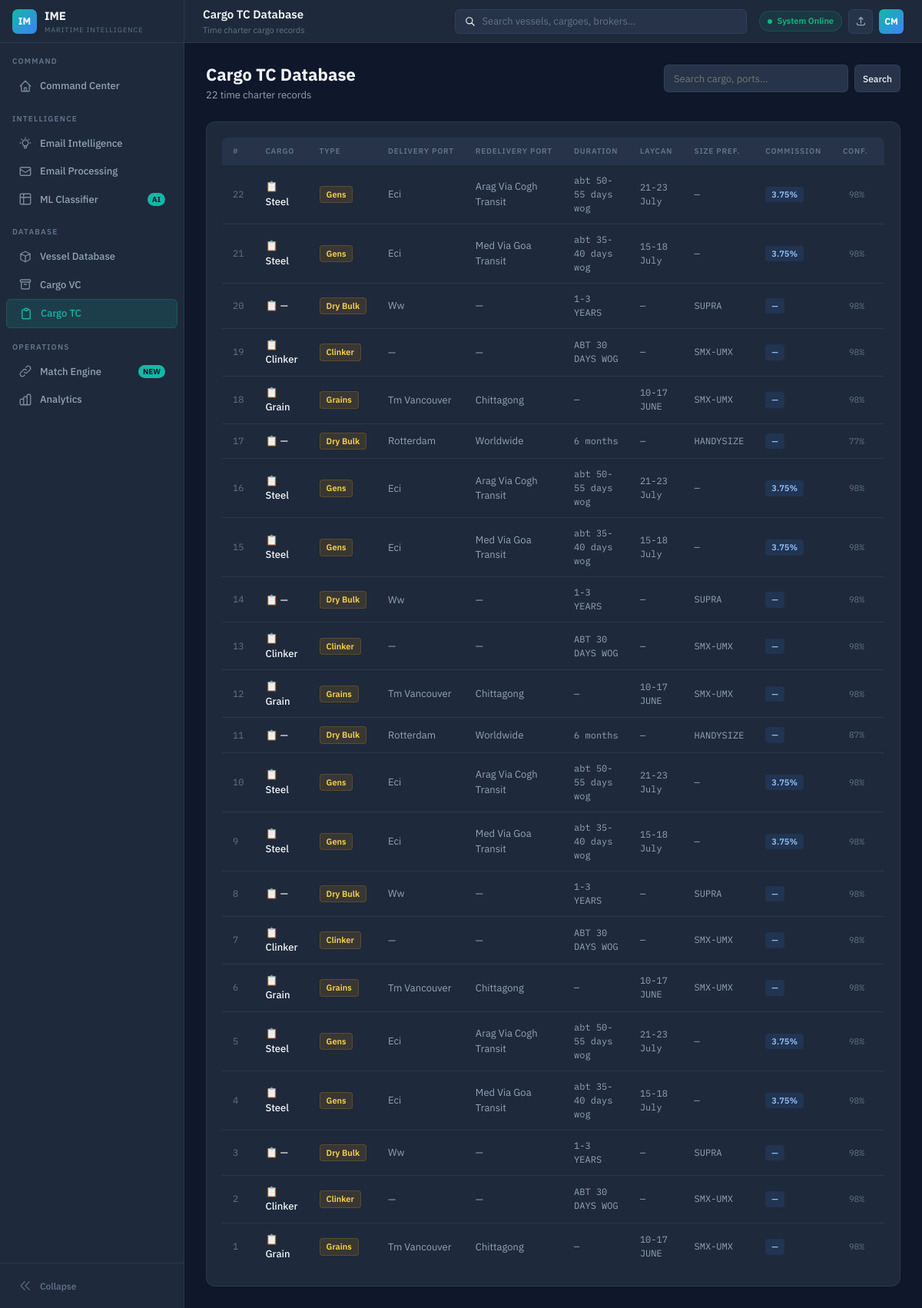
Screenshot of /cargo-tc with the database file from the repository.
### tables this page shows
CREATE TABLE cargo_tc (
            id INTEGER PRIMARY KEY AUTOINCREMENT,
            email_id INTEGER,
            account_name TEXT,
            cargo_name TEXT,
            delivery_port TEXT,
            redelivery_port TEXT,
            duration TEXT,
            laycan TEXT,
            cargo_type TEXT,
            vessel_size_pref TEXT,
            commission_pct TEXT,
            created_at TEXT DEFAULT (datetime('now')),
            FOREIGN KEY (email_id) REFERENCES emails(id)
        );

CREATE TABLE emails (
            id INTEGER PRIMARY KEY AUTOINCREMENT,
            category TEXT NOT NULL,
            category_label TEXT,
            sender TEXT,
            subject TEXT,
            snippet TEXT,
            confidence INTEGER,
            record_count INTEGER,
            raw_text TEXT,
            parsed_json TEXT,
            created_at TEXT DEFAULT (datetime('now'))
        );

### app.py (the view)
@app.route('/cargo-tc')
def cargo_tc():
    search = request.args.get('q', '')
    rows = get_all_cargo_tc(search)
    return render_template('cargo_tc.html', rows=rows, search=search, count=len(rows))

### database.py (called while the page is built)
def get_conn():
    os.makedirs(os.path.dirname(DB_PATH), exist_ok=True)
    conn = sqlite3.connect(DB_PATH)
    conn.row_factory = sqlite3.Row
    return conn

def get_all_cargo_tc(search=''):
    conn = get_conn()
    c = conn.cursor()
    q = '''SELECT ct.*, e.sender, e.created_at as email_date, e.confidence
           FROM cargo_tc ct JOIN emails e ON ct.email_id = e.id'''
    params = []
    if search:
        q += ' WHERE ct.cargo_name LIKE ? OR ct.delivery_port LIKE ? OR ct.redelivery_port LIKE ?'
        params = [f'%{search}%'] * 3
    q += ' ORDER BY ct.id DESC'
    c.execute(q, params)
    rows = [dict(r) for r in c.fetchall()]
    conn.close()
    return rows

### templates/cargo_tc.html (shortened to what this page needs)
{% extends "base.html" %}
{% block tb_title %}Cargo TC Database{% endblock %}
{% block tb_sub %}Time charter cargo records{% endblock %}
{% block content %}
<div class="ph">
  <div class="ph-row">
    <div><h1>Cargo TC Database</h1><p>{{ count }} time charter records</p></div>
    <form style="display:flex;gap:8px;" method="get">
      <input class="fc" name="q" value="{{ search }}" placeholder="Search cargo, ports…" style="width:240px;height:36px;">
      <button class="btn btn-s btn-sm" type="submit">Search</button>
    </form>
  </div>
</div>
<div class="card">
  <div class="tbl-wrap">
    {% if rows %}
    <table class="tbl">
      <thead><tr><th>#</th><th>Cargo</th><th>Type</th><th>Delivery Port</th><th>Redelivery Port</th><th>Duration</th><th>Laycan</th><th>Size Pref.</th><th>Commission</th><th>Conf.</th></tr></thead>
      <tbody>
      {% for r in rows %}
      <tr>
        <td class="cm" style="color:var(--t3)">{{ r.id }}</td>
        <td><span class="cp">📋 {{ r.cargo_name or '—' }}</span></td>
        <td><span class="bdg btc">{{ r.cargo_type or 'Dry Bulk' }}</span></td>
        <td>{{ r.delivery_port or '—' }}</td>
        <td>{{ r.redelivery_port or '—' }}</td>
        <td class="cm">{{ r.duration or '—' }}</td>
        <td class="cm">{{ r.laycan or '—' }}</td>
        <td class="cm">{{ r.vessel_size_pref or '—' }}</td>
        <td><span class="bdg bi">{{ r.commission_pct or '—' }}</span></td>
        <td><div class="cbar"><span class="clbl">{{ r.confidence or 0 }}%</span></div></td>
      </tr>
      {% endfor %}
      </tbody>
    </table>
    {% else %}
    <div class="empty"><h3>No TC cargo records found</h3><p>{% if search %}No results for "{{ search }}"{% else %}Load sample data to populate{% endif %}</p></div>
    {% endif %}
  </div>
</div>
{% endblock %}

### templates/base.html (style rules this page uses)
:root { --bg:#0F172A;--surface:#1E293B;--elevated:#263348;--card:#1a2744;--border:rgba(99,119,160,0.18);--border-b:rgba(99,119,160,0.35);--accent:#14B8A6;--accent-d:rgba(20,184,166,0.15);--blue:#3B82F6;--blue-d:rgba(59,130,246,0.12);--success:#10B981;--warn:#F59E0B;--danger:#EF4444;--t1:#F1F5F9;--t2:#94A3B8;--t3:#64748B;--sw:240px;--th:56px;--font:'IBM Plex Sans',-apple-system,sans-serif;--mono:'IBM Plex Mono',monospace;--r:8px;--rl:12px; }
*,*::before,*::after { box-sizing:border-box;margin:0;padding:0; }
body { font-family:var(--font);background:var(--bg);color:var(--t1);min-height:100vh;font-size:14px;line-height:1.5; }
.ph { margin-bottom:24px; }
.ph h1 { font-size:22px;font-weight:700;line-height:1.2; }
.ph p { font-size:13px;color:var(--t2);margin-top:4px; }
.ph-row { display:flex;align-items:flex-start;justify-content:space-between;gap:16px; }
.card { background:var(--surface);border:1px solid var(--border);border-radius:var(--rl);padding:20px;transition:border-color .2s; }
.tbl-wrap { overflow-x:auto;border-radius:var(--r); }
.tbl { width:100%;border-collapse:collapse;font-size:13px; }
.tbl th { background:var(--elevated);color:var(--t3);font-size:10px;font-weight:600;text-transform:uppercase;letter-spacing:.8px;padding:10px 14px;text-align:left;white-space:nowrap;border-bottom:1px solid var(--border);position:sticky;top:0; }
.tbl td { padding:11px 14px;border-bottom:1px solid var(--border);color:var(--t2);vertical-align:middle; }
.tbl tr:last-child td { border-bottom:none; }
.cp { color:var(--t1);font-weight:500; }
.cm { font-family:var(--mono);font-size:12px; }
.bdg { display:inline-flex;align-items:center;gap:4px;padding:2px 8px;border-radius:4px;font-size:11px;font-weight:600;white-space:nowrap; }
.btc { background:rgba(245,158,11,.12);color:#FCD34D;border:1px solid rgba(245,158,11,.2); }
.bi { background:rgba(59,130,246,.12);color:#93C5FD; }
.btn { display:inline-flex;align-items:center;gap:6px;padding:8px 16px;border-radius:6px;font-family:var(--font);font-size:13px;font-weight:500;cursor:pointer;border:none;transition:all .15s;white-space:nowrap; }
.btn-s { background:var(--elevated);color:var(--t1);border:1px solid var(--border); }
.btn-sm { padding:5px 10px;font-size:12px; }
.fc { width:100%;background:var(--elevated);border:1px solid var(--border);border-radius:6px;color:var(--t1);font-family:var(--font);font-size:13px;padding:8px 12px;transition:border-color .15s;outline:none; }
.cbar { display:flex;align-items:center;gap:8px; }
.clbl { font-size:11px;font-family:var(--mono);color:var(--t3);min-width:32px; }

### rows the page displays
cargo_tc: id "22", cargo_name "Steel", cargo_type "Gens", delivery_port "Eci", redelivery_port "Arag Via Cogh Transit", duration "abt 50-55 days wog", laycan "21-23 July", vessel_size_pref "—", commission_pct "3.75%", confidence "98"
cargo_tc: id "21", cargo_name "Steel", cargo_type "Gens", delivery_port "Eci", redelivery_port "Med Via Goa Transit", duration "abt 35-40 days wog", laycan "15-18 July", vessel_size_pref "—", commission_pct "3.75%", confidence "98"
cargo_tc: id "20", cargo_name "—", cargo_type "Dry Bulk", delivery_port "Ww", redelivery_port "—", duration "1-3 YEARS", laycan "—", vessel_size_pref "SUPRA", commission_pct "—", confidence "98"
cargo_tc: id "19", cargo_name "Clinker", cargo_type "Clinker", delivery_port "—", redelivery_port "—", duration "ABT 30 DAYS WOG", laycan "—", vessel_size_pref "SMX-UMX", commission_pct "—", confidence "98"
cargo_tc: id "18", cargo_name "Grain", cargo_type "Grains", delivery_port "Tm Vancouver", redelivery_port "Chittagong", duration "—", laycan "10-17 JUNE", vessel_size_pref "SMX-UMX", commission_pct "—", confidence "98"
cargo_tc: id "17", cargo_name "—", cargo_type "Dry Bulk", delivery_port "Rotterdam", redelivery_port "Worldwide", duration "6 months", laycan "—", vessel_size_pref "HANDYSIZE", commission_pct "—", confidence "77"
cargo_tc: id "16", cargo_name "Steel", cargo_type "Gens", delivery_port "Eci", redelivery_port "Arag Via Cogh Transit", duration "abt 50-55 days wog", laycan "21-23 July", vessel_size_pref "—", commission_pct "3.75%", confidence "98"
cargo_tc: id "15", cargo_name "Steel", cargo_type "Gens", delivery_port "Eci", redelivery_port "Med Via Goa Transit", duration "abt 35-40 days wog", laycan "15-18 July", vessel_size_pref "—", commission_pct "3.75%", confidence "98"
cargo_tc: id "14", cargo_name "—", cargo_type "Dry Bulk", delivery_port "Ww", redelivery_port "—", duration "1-3 YEARS", laycan "—", vessel_size_pref "SUPRA", commission_pct "—", confidence "98"
cargo_tc: id "13", cargo_name "Clinker", cargo_type "Clinker", delivery_port "—", redelivery_port "—", duration "ABT 30 DAYS WOG", laycan "—", vessel_size_pref "SMX-UMX", commission_pct "—", confidence "98"
cargo_tc: id "12", cargo_name "Grain", cargo_type "Grains", delivery_port "Tm Vancouver", redelivery_port "Chittagong", duration "—", laycan "10-17 JUNE", vessel_size_pref "SMX-UMX", commission_pct "—", confidence "98"
cargo_tc: id "11", cargo_name "—", cargo_type "Dry Bulk", delivery_port "Rotterdam", redelivery_port "Worldwide", duration "6 months", laycan "—", vessel_size_pref "HANDYSIZE", commission_pct "—", confidence "87"
cargo_tc: id "10", cargo_name "Steel", cargo_type "Gens", delivery_port "Eci", redelivery_port "Arag Via Cogh Transit", duration "abt 50-55 days wog", laycan "21-23 July", vessel_size_pref "—", commission_pct "3.75%", confidence "98"
cargo_tc: id "9", cargo_name "Steel", cargo_type "Gens", delivery_port "Eci", redelivery_port "Med Via Goa Transit", duration "abt 35-40 days wog", laycan "15-18 July", vessel_size_pref "—", commission_pct "3.75%", confidence "98"
cargo_tc: id "8", cargo_name "—", cargo_type "Dry Bulk", delivery_port "Ww", redelivery_port "—", duration "1-3 YEARS", laycan "—", vessel_size_pref "SUPRA", commission_pct "—", confidence "98"
cargo_tc: id "7", cargo_name "Clinker", cargo_type "Clinker", delivery_port "—", redelivery_port "—", duration "ABT 30 DAYS WOG", laycan "—", vessel_size_pref "SMX-UMX", commission_pct "—", confidence "98"
cargo_tc: id "6", cargo_name "Grain", cargo_type "Grains", delivery_port "Tm Vancouver", redelivery_port "Chittagong", duration "—", laycan "10-17 JUNE", vessel_size_pref "SMX-UMX", commission_pct "—", confidence "98"
cargo_tc: id "5", cargo_name "Steel", cargo_type "Gens", delivery_port "Eci", redelivery_port "Arag Via Cogh Transit", duration "abt 50-55 days wog", laycan "21-23 July", vessel_size_pref "—", commission_pct "3.75%", confidence "98"
cargo_tc: id "4", cargo_name "Steel", cargo_type "Gens", delivery_port "Eci", redelivery_port "Med Via Goa Transit", duration "abt 35-40 days wog", laycan "15-18 July", vessel_size_pref "—", commission_pct "3.75%", confidence "98"
cargo_tc: id "3", cargo_name "—", cargo_type "Dry Bulk", delivery_port "Ww", redelivery_port "—", duration "1-3 YEARS", laycan "—", vessel_size_pref "SUPRA", commission_pct "—", confidence "98"
cargo_tc: id "2", cargo_name "Clinker", cargo_type "Clinker", delivery_port "—", redelivery_port "—", duration "ABT 30 DAYS WOG", laycan "—", vessel_size_pref "SMX-UMX", commission_pct "—", confidence "98"
cargo_tc: id "1", cargo_name "Grain", cargo_type "Grains", delivery_port "Tm Vancouver", redelivery_port "Chittagong", duration "—", laycan "10-17 JUNE", vessel_size_pref "SMX-UMX", commission_pct "—", confidence "98"

### other values shown
{{ count }} "22"
